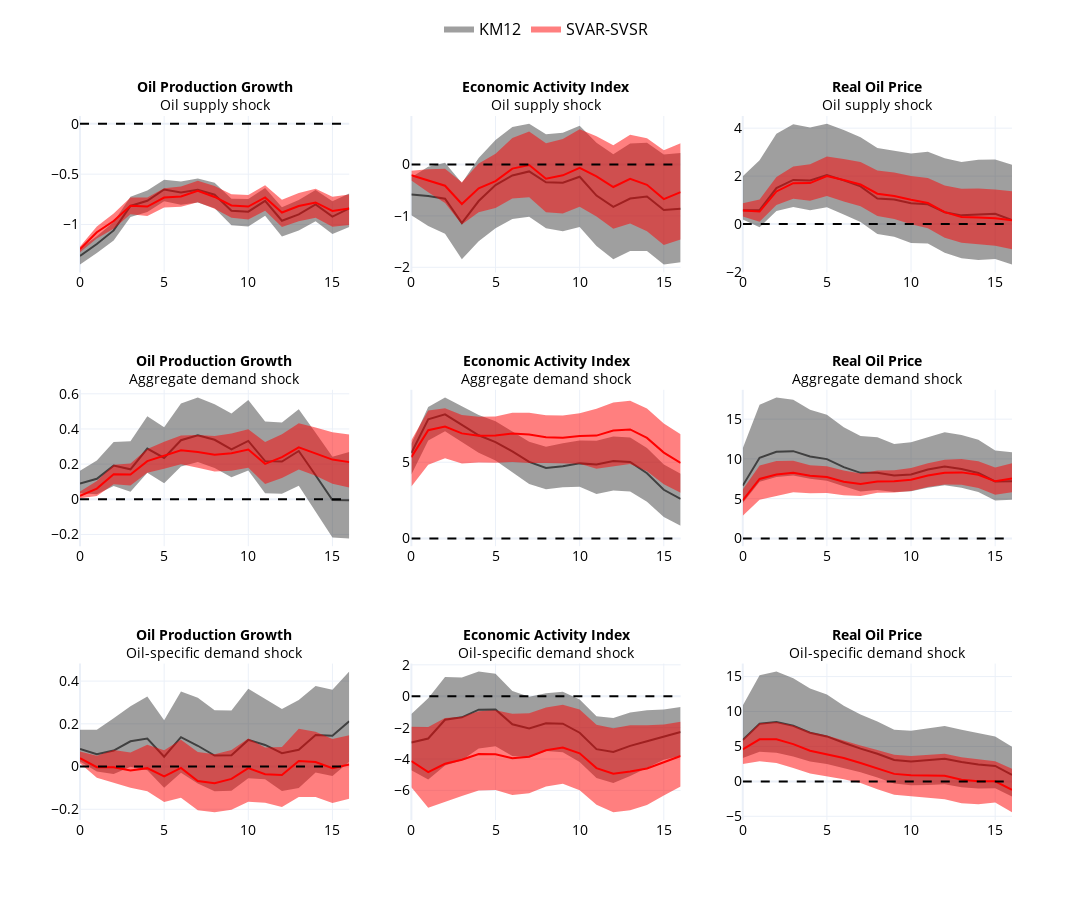
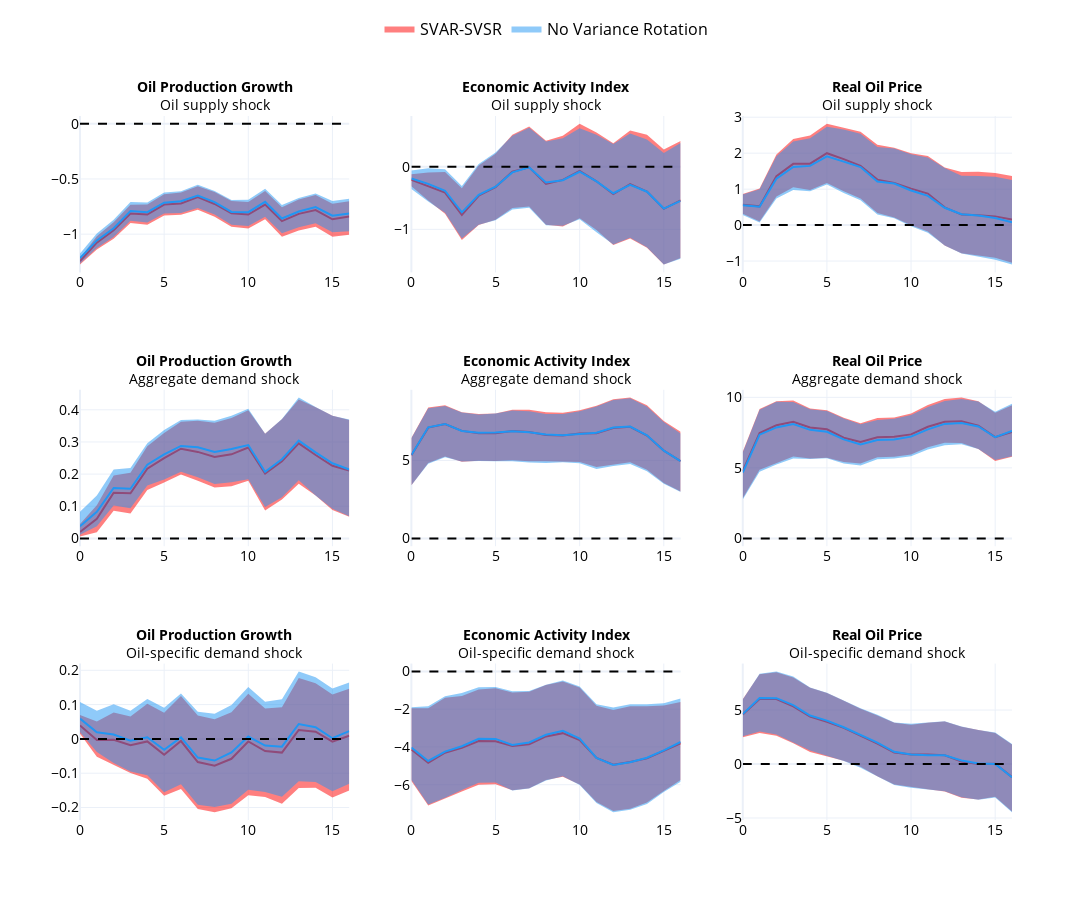
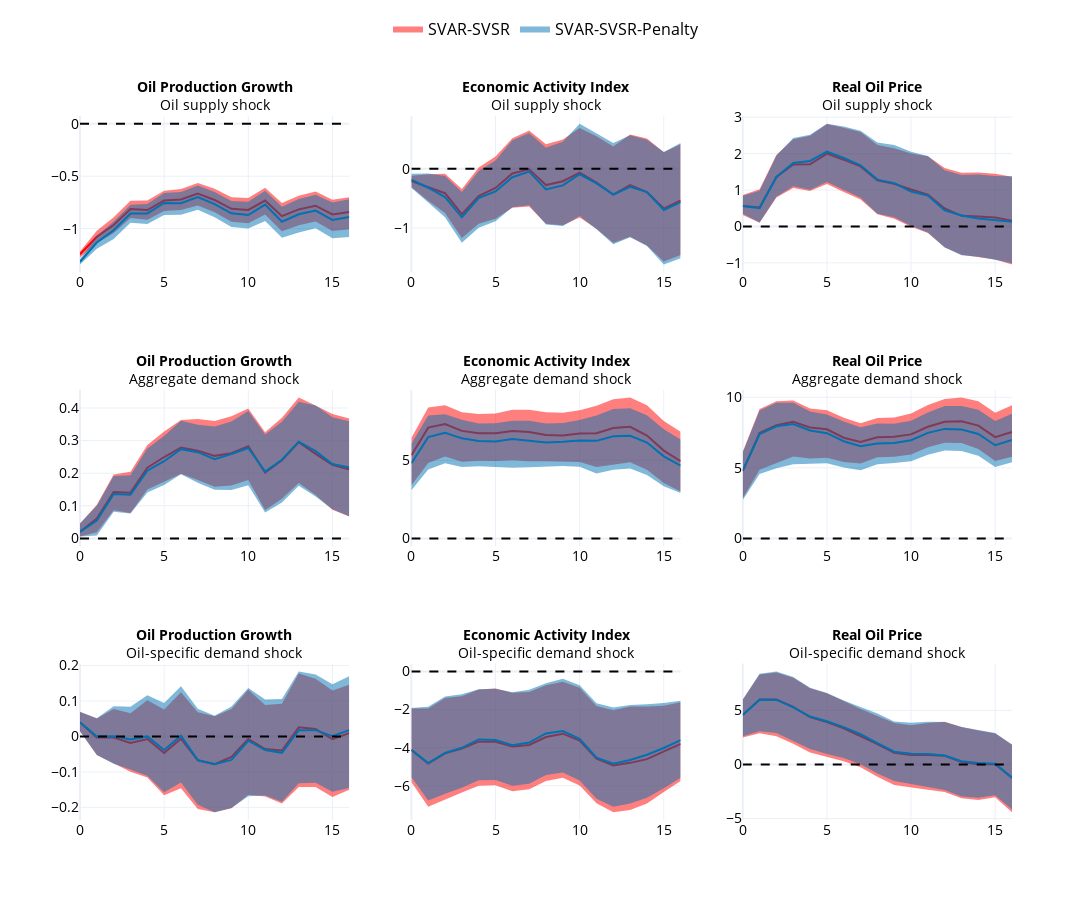

Notebook cell for these charts, in order:
### Code cell
plot_irfs_from_4d_levels_two_models(
    irfs_uhlig, irfs_dawis,
    labels=("KM12", "SVAR-SVSR"),
    colors=("rgb(64,64,64)", "rgb(255,0,0)"),
    varnames=['Oil Production Growth', 'Economic Activity Index', 'Real Oil Price'],
    horizons=np.arange(17),
    shock_labels=['Oil supply shock', 'Aggregate demand shock', 'Oil-specific demand shock'],
    normalize_to=[-1.0, 1.0, 1.0],  # normalize to -1, 1, 1 for each shock
    cumsum_vars=(0,),   # cumulative sum variable(s)
    ci=(16, 84)
)

plot_irfs_from_4d_levels_two_models(
    irfs_dawis, irfs_carriero,
    labels=("SVAR-SVSR", "No Variance Rotation"),
    colors=("rgb(255,0,0)", "rgb(33,150,243)"),  # red and lighter blue
    varnames=['Oil Production Growth', 'Economic Activity Index', 'Real Oil Price'],
    horizons=np.arange(17),
    shock_labels=['Oil supply shock', 'Aggregate demand shock', 'Oil-specific demand shock'],
    normalize_to=[-1.0, 1.0, 1.0],  # normalize to -1, 1, 1 for each shock
    cumsum_vars=(0,),   # cumulative sum variable(s)
    ci=(16, 84)
)

plot_irfs_from_4d_levels_two_models(
    irfs_dawis, irfs_dawis_penalty,
    labels=("SVAR-SVSR", "SVAR-SVSR-Penalty"),
    colors=("rgb(255,0,0)", "rgb(0,114,178)"),
    varnames=['Oil Production Growth', 'Economic Activity Index', 'Real Oil Price'],
    horizons=np.arange(17),
    shock_labels=['Oil supply shock', 'Aggregate demand shock', 'Oil-specific demand shock'],
    normalize_to=[-1.0, 1.0, 1.0],  # normalize to -1, 1, 1 for each shock
    cumsum_vars=(0,),   # cumulative sum variable(s)
    ci=(16, 84)
)
